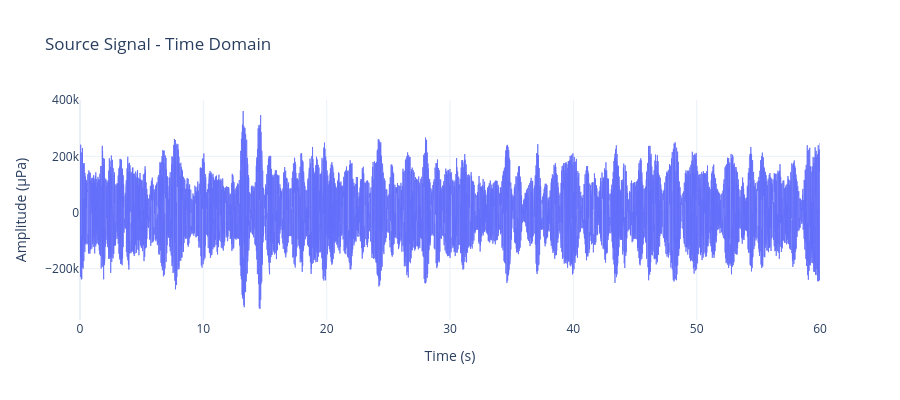
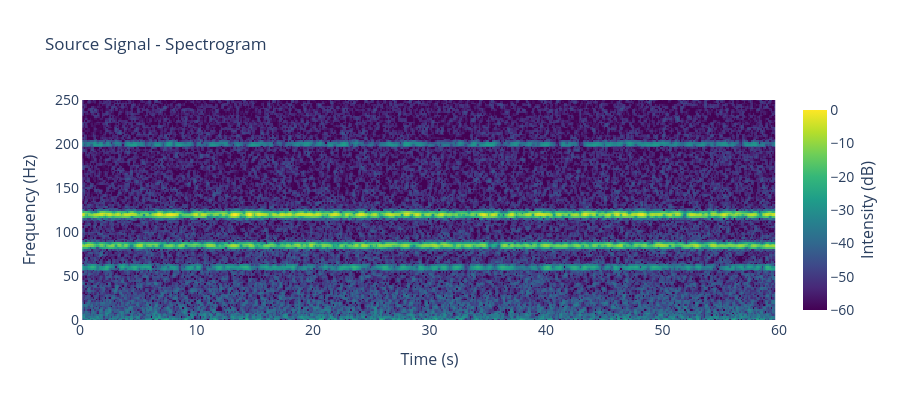

Notebook source saved alongside these figures, in order:
### Markdown cell above
## 15. Analyse Source Signal

Examine the source signal before propagation:
- **Time domain**: Shows the temporal structure
- **Spectrogram**: Reveals frequency content evolution over time
- **Frequency spectrum**: Shows tonal peaks with proper amplitude scaling

**Critical FFT Scaling**: We multiply by `2.0/N` to convert FFT magnitude to single-sided amplitude spectrum in µPa.

### Code cell
source_time_axis = np.arange(len(source_signal)) / SIGNAL_PARAMS["sampling_rate_hz"]
source_real = np.real(source_signal)

# Top: Source time domain
fig_src_time = go.Figure()
fig_src_time.add_trace(
    go.Scatter(
        x=source_time_axis,
        y=source_real,
        mode="lines",
        line=dict(width=1),
        opacity=0.8,
    )
)
fig_src_time.update_layout(
    title="Source Signal - Time Domain",
    xaxis_title="Time (s)",
    yaxis_title="Amplitude (µPa)",
    template="plotly_white",
    height=400,
    width=900,
)
fig_src_time.show()

# Bottom: Source spectrogram
fig_src_spec = plot_spectrogram(
    source_real,
    int(SIGNAL_PARAMS["sampling_rate_hz"]),
    n_fft=256,
    hop_length=64,
    y_lim=(0, SIGNAL_PARAMS["sampling_rate_hz"] / 2),
    yaxis_format="hz",
    fig_size=(9, 4),
)
fig_src_spec.update_layout(title="Source Signal - Spectrogram")
fig_src_spec.show()

### Figure 1 — Plotly figure (JSON) as saved in the notebook; plotly's stock layout.template omitted (floating-point values rounded to 4 significant figures; data arrays with more than 128 entries replaced by an {"elided": "..."} marker saying what was removed)
{"data": [{"line": {"width": 1}, "mode": "lines", "opacity": 0.8, "type": "scatter", "x": {"elided": "30000 float values"}, "y": {"elided": "30000 float values"}}], "layout": {"height": 400, "title": {"text": "Source Signal - Time Domain"}, "width": 900, "xaxis": {"title": {"text": "Time (s)"}}, "yaxis": {"title": {"text": "Amplitude (µPa)"}}}}

### Figure 2 — Plotly figure (JSON) as saved in the notebook; plotly's stock layout.template omitted (floating-point values rounded to 4 significant figures; data arrays with more than 128 entries replaced by an {"elided": "..."} marker saying what was removed)
{"data": [{"colorbar": {"len": 1, "thickness": 24, "tickfont": {"size": 14}, "title": {"font": {"size": 16}, "side": "right", "text": "Intensity (dB)"}}, "colorscale": [[0, "#440154"], [0.1111, "#482878"], [0.2222, "#3e4989"], [0.3333, "#31688e"], [0.4444, "#26828e"], [0.5556, "#1f9e89"], [0.6667, "#35b779"], [0.7778, "#6ece58"], [0.8889, "#b5de2b"], [1, "#fde725"]], "type": "heatmap", "x": {"elided": "465 float values"}, "y": {"elided": "129 float values"}, "z": {"elided": "129x465 float values"}, "zmax": 0, "zmin": -60}], "layout": {"height": 400, "paper_bgcolor": "white", "plot_bgcolor": "white", "title": {"text": "Source Signal - Spectrogram"}, "width": 900, "xaxis": {"range": [0, 60], "showgrid": false, "tickfont": {"size": 14}, "title": {"font": {"size": 16}, "text": "Time (s)"}}, "yaxis": {"range": [0, 250], "showgrid": false, "tickfont": {"size": 14}, "title": {"font": {"size": 16}, "text": "Frequency (Hz)"}}}}
